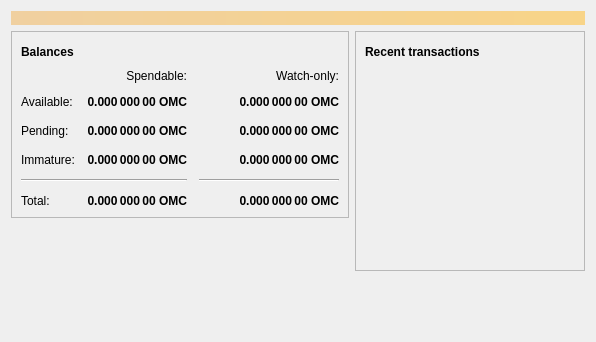
<?xml version="1.0" encoding="UTF-8"?>
<ui version="4.0">
 <class>OverviewPage</class>
 <widget class="QWidget" name="OverviewPage">
  <property name="geometry">
   <rect>
    <x>0</x>
    <y>0</y>
    <width>596</width>
    <height>342</height>
   </rect>
  </property>
  <property name="windowTitle">
   <string>Form</string>
  </property>
  <layout class="QVBoxLayout" name="topLayout">
   <item>
    <widget class="QLabel" name="labelAlerts">
     <property name="visible">
      <bool>false</bool>
     </property>
     <property name="styleSheet">
      <string notr="true">background-color: qlineargradient(x1: 0, y1: 0, x2: 1, y2: 0, stop:0 #F0D0A0, stop:1 #F8D488); color:#000000;</string>
     </property>
     <property name="wordWrap">
      <bool>true</bool>
     </property>
     <property name="margin">
      <number>3</number>
     </property>
    </widget>
   </item>
   <item>
    <layout class="QHBoxLayout" name="horizontalLayout" stretch="1,1">
     <item>
      <layout class="QVBoxLayout" name="verticalLayout_2">
       <item>
        <widget class="QFrame" name="frame">
         <property name="frameShape">
          <enum>QFrame::StyledPanel</enum>
         </property>
         <property name="frameShadow">
          <enum>QFrame::Raised</enum>
         </property>
         <layout class="QVBoxLayout" name="verticalLayout_4">
          <item>
           <layout class="QHBoxLayout" name="horizontalLayout_4">
            <item>
             <widget class="QLabel" name="label_5">
              <property name="font">
               <font>
                <weight>75</weight>
                <bold>true</bold>
               </font>
              </property>
              <property name="text">
               <string>Balances</string>
              </property>
             </widget>
            </item>
            <item>
             <widget class="QPushButton" name="labelWalletStatus">
              <property name="enabled">
               <bool>false</bool>
              </property>
              <property name="maximumSize">
               <size>
                <width>30</width>
                <height>16777215</height>
               </size>
              </property>
              <property name="toolTip">
               <string>The displayed information may be out of date. Your wallet automatically synchronizes with the Omnicoin network after a connection is established, but this process has not completed yet.</string>
              </property>
              <property name="text">
               <string/>
              </property>
              <property name="icon">
               <iconset resource="../omnicoin.qrc">
                <normaloff>:/icons/warning</normaloff>
                <disabledoff>:/icons/warning</disabledoff>:/icons/warning</iconset>
              </property>
              <property name="iconSize">
               <size>
                <width>24</width>
                <height>24</height>
               </size>
              </property>
              <property name="flat">
               <bool>true</bool>
              </property>
             </widget>
            </item>
            <item>
             <spacer name="horizontalSpacer_3">
              <property name="orientation">
               <enum>Qt::Horizontal</enum>
              </property>
              <property name="sizeHint" stdset="0">
               <size>
                <width>40</width>
                <height>20</height>
               </size>
              </property>
             </spacer>
            </item>
           </layout>
          </item>
          <item>
           <layout class="QGridLayout" name="gridLayout">
            <property name="spacing">
             <number>12</number>
            </property>
            <item row="2" column="2">
             <widget class="QLabel" name="labelWatchPending">
              <property name="font">
               <font>
                <weight>75</weight>
                <bold>true</bold>
               </font>
              </property>
              <property name="cursor">
               <cursorShape>IBeamCursor</cursorShape>
              </property>
              <property name="toolTip">
               <string>Unconfirmed transactions to watch-only addresses</string>
              </property>
              <property name="text">
               <string notr="true">0.000 000 00 OMC</string>
              </property>
              <property name="alignment">
               <set>Qt::AlignRight|Qt::AlignTrailing|Qt::AlignVCenter</set>
              </property>
              <property name="textInteractionFlags">
               <set>Qt::LinksAccessibleByMouse|Qt::TextSelectableByKeyboard|Qt::TextSelectableByMouse</set>
              </property>
             </widget>
            </item>
            <item row="2" column="1">
             <widget class="QLabel" name="labelUnconfirmed">
              <property name="font">
               <font>
                <weight>75</weight>
                <bold>true</bold>
               </font>
              </property>
              <property name="cursor">
               <cursorShape>IBeamCursor</cursorShape>
              </property>
              <property name="toolTip">
               <string>Total of transactions that have yet to be confirmed, and do not yet count toward the spendable balance</string>
              </property>
              <property name="text">
               <string notr="true">0.000 000 00 OMC</string>
              </property>
              <property name="alignment">
               <set>Qt::AlignRight|Qt::AlignTrailing|Qt::AlignVCenter</set>
              </property>
              <property name="textInteractionFlags">
               <set>Qt::LinksAccessibleByMouse|Qt::TextSelectableByKeyboard|Qt::TextSelectableByMouse</set>
              </property>
             </widget>
            </item>
            <item row="3" column="2">
             <widget class="QLabel" name="labelWatchImmature">
              <property name="font">
               <font>
                <weight>75</weight>
                <bold>true</bold>
               </font>
              </property>
              <property name="cursor">
               <cursorShape>IBeamCursor</cursorShape>
              </property>
              <property name="toolTip">
               <string>Mined balance in watch-only addresses that has not yet matured</string>
              </property>
              <property name="text">
               <string notr="true">0.000 000 00 OMC</string>
              </property>
              <property name="alignment">
               <set>Qt::AlignRight|Qt::AlignTrailing|Qt::AlignVCenter</set>
              </property>
              <property name="textInteractionFlags">
               <set>Qt::LinksAccessibleByMouse|Qt::TextSelectableByKeyboard|Qt::TextSelectableByMouse</set>
              </property>
             </widget>
            </item>
            <item row="4" column="0" colspan="2">
             <widget class="Line" name="line">
              <property name="orientation">
               <enum>Qt::Horizontal</enum>
              </property>
             </widget>
            </item>
            <item row="4" column="2">
             <widget class="Line" name="lineWatchBalance">
              <property name="sizePolicy">
               <sizepolicy hsizetype="Preferred" vsizetype="Fixed">
                <horstretch>0</horstretch>
                <verstretch>0</verstretch>
               </sizepolicy>
              </property>
              <property name="minimumSize">
               <size>
                <width>140</width>
                <height>0</height>
               </size>
              </property>
              <property name="orientation">
               <enum>Qt::Horizontal</enum>
              </property>
             </widget>
            </item>
            <item row="5" column="0">
             <widget class="QLabel" name="labelTotalText">
              <property name="text">
               <string>Total:</string>
              </property>
             </widget>
            </item>
            <item row="3" column="1">
             <widget class="QLabel" name="labelImmature">
              <property name="font">
               <font>
                <weight>75</weight>
                <bold>true</bold>
               </font>
              </property>
              <property name="cursor">
               <cursorShape>IBeamCursor</cursorShape>
              </property>
              <property name="toolTip">
               <string>Mined balance that has not yet matured</string>
              </property>
              <property name="text">
               <string notr="true">0.000 000 00 OMC</string>
              </property>
              <property name="alignment">
               <set>Qt::AlignRight|Qt::AlignTrailing|Qt::AlignVCenter</set>
              </property>
              <property name="textInteractionFlags">
               <set>Qt::LinksAccessibleByMouse|Qt::TextSelectableByKeyboard|Qt::TextSelectableByMouse</set>
              </property>
             </widget>
            </item>
            <item row="2" column="3">
             <spacer name="horizontalSpacer_2">
              <property name="orientation">
               <enum>Qt::Horizontal</enum>
              </property>
              <property name="sizeHint" stdset="0">
               <size>
                <width>40</width>
                <height>20</height>
               </size>
              </property>
             </spacer>
            </item>
            <item row="3" column="0">
             <widget class="QLabel" name="labelImmatureText">
              <property name="text">
               <string>Immature:</string>
              </property>
             </widget>
            </item>
            <item row="5" column="1">
             <widget class="QLabel" name="labelTotal">
              <property name="font">
               <font>
                <weight>75</weight>
                <bold>true</bold>
               </font>
              </property>
              <property name="cursor">
               <cursorShape>IBeamCursor</cursorShape>
              </property>
              <property name="toolTip">
               <string>Your current total balance</string>
              </property>
              <property name="text">
               <string notr="true">0.000 000 00 OMC</string>
              </property>
              <property name="alignment">
               <set>Qt::AlignRight|Qt::AlignTrailing|Qt::AlignVCenter</set>
              </property>
              <property name="textInteractionFlags">
               <set>Qt::LinksAccessibleByMouse|Qt::TextSelectableByKeyboard|Qt::TextSelectableByMouse</set>
              </property>
             </widget>
            </item>
            <item row="5" column="2">
             <widget class="QLabel" name="labelWatchTotal">
              <property name="font">
               <font>
                <weight>75</weight>
                <bold>true</bold>
               </font>
              </property>
              <property name="cursor">
               <cursorShape>IBeamCursor</cursorShape>
              </property>
              <property name="toolTip">
               <string>Current total balance in watch-only addresses</string>
              </property>
              <property name="text">
               <string notr="true">0.000 000 00 OMC</string>
              </property>
              <property name="alignment">
               <set>Qt::AlignRight|Qt::AlignTrailing|Qt::AlignVCenter</set>
              </property>
              <property name="textInteractionFlags">
               <set>Qt::LinksAccessibleByMouse|Qt::TextSelectableByKeyboard|Qt::TextSelectableByMouse</set>
              </property>
             </widget>
            </item>
            <item row="0" column="2">
             <widget class="QLabel" name="labelWatchonly">
              <property name="text">
               <string>Watch-only:</string>
              </property>
              <property name="alignment">
               <set>Qt::AlignRight|Qt::AlignTrailing|Qt::AlignVCenter</set>
              </property>
             </widget>
            </item>
            <item row="1" column="0">
             <widget class="QLabel" name="labelBalanceText">
              <property name="text">
               <string>Available:</string>
              </property>
             </widget>
            </item>
            <item row="1" column="1">
             <widget class="QLabel" name="labelBalance">
              <property name="font">
               <font>
                <weight>75</weight>
                <bold>true</bold>
               </font>
              </property>
              <property name="cursor">
               <cursorShape>IBeamCursor</cursorShape>
              </property>
              <property name="toolTip">
               <string>Your current spendable balance</string>
              </property>
              <property name="text">
               <string notr="true">0.000 000 00 OMC</string>
              </property>
              <property name="alignment">
               <set>Qt::AlignRight|Qt::AlignTrailing|Qt::AlignVCenter</set>
              </property>
              <property name="textInteractionFlags">
               <set>Qt::LinksAccessibleByMouse|Qt::TextSelectableByKeyboard|Qt::TextSelectableByMouse</set>
              </property>
             </widget>
            </item>
            <item row="1" column="2">
             <widget class="QLabel" name="labelWatchAvailable">
              <property name="font">
               <font>
                <weight>75</weight>
                <bold>true</bold>
               </font>
              </property>
              <property name="cursor">
               <cursorShape>IBeamCursor</cursorShape>
              </property>
              <property name="toolTip">
               <string>Your current balance in watch-only addresses</string>
              </property>
              <property name="text">
               <string notr="true">0.000 000 00 OMC</string>
              </property>
              <property name="alignment">
               <set>Qt::AlignRight|Qt::AlignTrailing|Qt::AlignVCenter</set>
              </property>
              <property name="textInteractionFlags">
               <set>Qt::LinksAccessibleByMouse|Qt::TextSelectableByKeyboard|Qt::TextSelectableByMouse</set>
              </property>
             </widget>
            </item>
            <item row="2" column="0">
             <widget class="QLabel" name="labelPendingText">
              <property name="text">
               <string>Pending:</string>
              </property>
             </widget>
            </item>
            <item row="0" column="1">
             <widget class="QLabel" name="labelSpendable">
              <property name="text">
               <string>Spendable:</string>
              </property>
              <property name="alignment">
               <set>Qt::AlignRight|Qt::AlignTrailing|Qt::AlignVCenter</set>
              </property>
             </widget>
            </item>
           </layout>
          </item>
         </layout>
        </widget>
       </item>
       <item>
        <spacer name="verticalSpacer">
         <property name="orientation">
          <enum>Qt::Vertical</enum>
         </property>
         <property name="sizeHint" stdset="0">
          <size>
           <width>20</width>
           <height>40</height>
          </size>
         </property>
        </spacer>
       </item>
      </layout>
     </item>
     <item>
      <layout class="QVBoxLayout" name="verticalLayout_3">
       <item>
        <widget class="QFrame" name="frame_2">
         <property name="frameShape">
          <enum>QFrame::StyledPanel</enum>
         </property>
         <property name="frameShadow">
          <enum>QFrame::Raised</enum>
         </property>
         <layout class="QVBoxLayout" name="verticalLayout">
          <item>
           <layout class="QHBoxLayout" name="horizontalLayout_2">
            <item>
             <widget class="QLabel" name="label_4">
              <property name="font">
               <font>
                <weight>75</weight>
                <bold>true</bold>
               </font>
              </property>
              <property name="text">
               <string>Recent transactions</string>
              </property>
             </widget>
            </item>
            <item>
             <widget class="QPushButton" name="labelTransactionsStatus">
              <property name="enabled">
               <bool>false</bool>
              </property>
              <property name="maximumSize">
               <size>
                <width>30</width>
                <height>16777215</height>
               </size>
              </property>
              <property name="toolTip">
               <string>The displayed information may be out of date. Your wallet automatically synchronizes with the Omnicoin network after a connection is established, but this process has not completed yet.</string>
              </property>
              <property name="text">
               <string/>
              </property>
              <property name="icon">
               <iconset resource="../omnicoin.qrc">
                <normaloff>:/icons/warning</normaloff>
                <disabledoff>:/icons/warning</disabledoff>:/icons/warning</iconset>
              </property>
              <property name="iconSize">
               <size>
                <width>24</width>
                <height>24</height>
               </size>
              </property>
              <property name="flat">
               <bool>true</bool>
              </property>
             </widget>
            </item>
            <item>
             <spacer name="horizontalSpacer">
              <property name="orientation">
               <enum>Qt::Horizontal</enum>
              </property>
              <property name="sizeHint" stdset="0">
               <size>
                <width>40</width>
                <height>20</height>
               </size>
              </property>
             </spacer>
            </item>
           </layout>
          </item>
          <item>
           <widget class="QListView" name="listTransactions">
            <property name="styleSheet">
             <string notr="true">QListView { background: transparent; }</string>
            </property>
            <property name="frameShape">
             <enum>QFrame::NoFrame</enum>
            </property>
            <property name="verticalScrollBarPolicy">
             <enum>Qt::ScrollBarAlwaysOff</enum>
            </property>
            <property name="horizontalScrollBarPolicy">
             <enum>Qt::ScrollBarAlwaysOff</enum>
            </property>
            <property name="selectionMode">
             <enum>QAbstractItemView::NoSelection</enum>
            </property>
           </widget>
          </item>
         </layout>
        </widget>
       </item>
       <item>
        <spacer name="verticalSpacer_2">
         <property name="orientation">
          <enum>Qt::Vertical</enum>
         </property>
         <property name="sizeHint" stdset="0">
          <size>
           <width>20</width>
           <height>40</height>
          </size>
         </property>
        </spacer>
       </item>
      </layout>
     </item>
    </layout>
   </item>
  </layout>
 </widget>
 <resources/>
 <connections/>
</ui>
